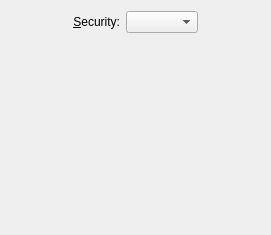
<?xml version="1.0" encoding="UTF-8"?>
<ui version="4.0">
 <class>WirelessSecurity</class>
 <widget class="QWidget" name="WirelessSecurity">
  <property name="geometry">
   <rect>
    <x>0</x>
    <y>0</y>
    <width>271</width>
    <height>235</height>
   </rect>
  </property>
  <property name="windowTitle">
   <string>Wireless Security</string>
  </property>
  <layout class="QVBoxLayout" name="verticalLayout">
   <item>
    <layout class="QHBoxLayout" name="horizontalLayout">
     <item>
      <spacer name="horizontalSpacer_2">
       <property name="orientation">
        <enum>Qt::Horizontal</enum>
       </property>
       <property name="sizeHint" stdset="0">
        <size>
         <width>40</width>
         <height>20</height>
        </size>
       </property>
      </spacer>
     </item>
     <item>
      <widget class="QLabel" name="label">
       <property name="text">
        <string>&amp;Security:</string>
       </property>
       <property name="alignment">
        <set>Qt::AlignRight|Qt::AlignTrailing|Qt::AlignVCenter</set>
       </property>
       <property name="buddy">
        <cstring>cboType</cstring>
       </property>
      </widget>
     </item>
     <item>
      <widget class="KComboBox" name="cboType"/>
     </item>
     <item>
      <spacer name="horizontalSpacer">
       <property name="orientation">
        <enum>Qt::Horizontal</enum>
       </property>
       <property name="sizeHint" stdset="0">
        <size>
         <width>40</width>
         <height>20</height>
        </size>
       </property>
      </spacer>
     </item>
    </layout>
   </item>
   <item>
    <spacer name="verticalSpacer">
     <property name="orientation">
      <enum>Qt::Vertical</enum>
     </property>
     <property name="sizeType">
      <enum>QSizePolicy::Fixed</enum>
     </property>
     <property name="sizeHint" stdset="0">
      <size>
       <width>20</width>
       <height>12</height>
      </size>
     </property>
    </spacer>
   </item>
   <item>
    <widget class="QStackedWidget" name="securityWidgets"/>
   </item>
  </layout>
 </widget>
 <customwidgets>
  <customwidget>
   <class>KComboBox</class>
   <extends>QComboBox</extends>
   <header>kcombobox.h</header>
  </customwidget>
 </customwidgets>
 <resources/>
 <connections/>
</ui>
